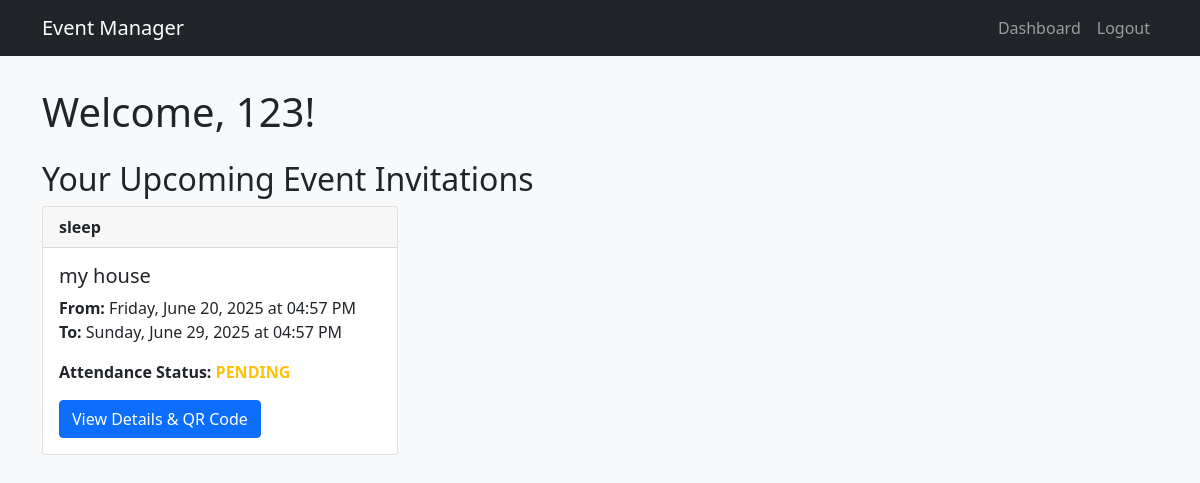
The app's page /attender/dashboard (signed in) with its own data.
### main_app.py (models this page shows, shortened)
class User(UserMixin, db.Model):
    id = db.Column(db.Integer, primary_key=True)
    username = db.Column(db.String(80), unique=True, nullable=False)
    password_hash = db.Column(db.String(200), nullable=False)
    role = db.Column(db.String(20), nullable=False, default='attender')  # Roles: 'admin', 'attender'
    invitations = db.relationship('Invitation', backref='attender', lazy=True)

class Invitation(db.Model):
    id = db.Column(db.Integer, primary_key=True)
    user_id = db.Column(db.Integer, db.ForeignKey('user.id'), nullable=False)
    schedule_id = db.Column(db.Integer, db.ForeignKey('schedule.id'), nullable=False)
    attended = db.Column(db.Boolean, default=False, nullable=False)
    qr_code_uid = db.Column(db.String(36), unique=True, nullable=False, default=lambda: str(uuid.uuid4()))
    qr_code_path = db.Column(db.String(200), nullable=True)
    seatings = db.relationship('Seating', backref='invitation', lazy='dynamic', cascade="all, delete-orphan")
    __table_args__ = (db.UniqueConstraint('user_id', 'schedule_id', name='_user_schedule_uc'),)

class Event(db.Model):
    id = db.Column(db.Integer, primary_key=True)
    name = db.Column(db.String(120), nullable=False)
    description = db.Column(db.Text, nullable=True)
    schedules = db.relationship('Schedule', backref='event', lazy='dynamic', cascade="all, delete-orphan")

class Location(db.Model):
    id = db.Column(db.Integer, primary_key=True)
    name = db.Column(db.String(120), nullable=False)
    address = db.Column(db.String(200), nullable=False, unique=True)
    schedules = db.relationship('Schedule', backref='location', lazy='dynamic', cascade="all, delete-orphan")

class Schedule(db.Model):
    id = db.Column(db.Integer, primary_key=True)
    start_time = db.Column(db.DateTime, nullable=False)
    end_time = db.Column(db.DateTime, nullable=False)
    event_id = db.Column(db.Integer, db.ForeignKey('event.id'), nullable=False)
    location_id = db.Column(db.Integer, db.ForeignKey('location.id'), nullable=False)
    invitations = db.relationship('Invitation', backref='schedule', lazy='dynamic', cascade="all, delete-orphan")

### main_app.py (the view)
@app.route('/attender/dashboard')
@login_required
def attender_dashboard():
    if current_user.role != 'attender':
        return redirect(url_for('dashboard'))
    now = datetime.now()
    invitations = Invitation.query.join(Schedule).filter(
        Invitation.user_id == current_user.id,
        Schedule.end_time > now
    ).order_by(Schedule.start_time).all()
    return render_template('attender_dashboard.html', title='My Events', invitations=invitations)

### main_app.py (called while the page is built)
@login_manager.user_loader
def load_user(user_id):
    return User.query.get(int(user_id))

### templates/attender_dashboard.html
{% extends "base.html" %}
{% block content %}
<h1 class="mb-4">Welcome, {{ current_user.username }}!</h1>
<h2>Your Upcoming Event Invitations</h2>
{% if invitations %}
<div class="row">
    {% for invitation in invitations %}
    <div class="col-md-6 col-lg-4">
        <div class="card">
            <div class="card-header">{{ invitation.schedule.event.name }}</div>
            <div class="card-body">
                <h5 class="card-title">{{ invitation.schedule.location.name }}</h5>
                <p class="card-text">
                    <strong>From:</strong> {{ invitation.schedule.start_time.strftime('%A, %B %d, %Y at %I:%M %p') }}<br>
                    <strong>To:</strong> {{ invitation.schedule.end_time.strftime('%A, %B %d, %Y at %I:%M %p') }}
                </p>
                <p>
                    <strong>Attendance Status:</strong>
                    {% if invitation.attended %}
                        <span class="status-attended">ATTENDED</span>
                    {% else %}
                         <span class="status-pending">PENDING</span>
                    {% endif %}
                </p>
                 <a href="{{ url_for('view_invitation', invitation_id=invitation.id) }}" class="btn btn-primary">View Details & QR Code</a>
            </div>
        </div>
    </div>
    {% endfor %}
</div>
{% else %}
<div class="alert alert-info" role="alert">
  You have no upcoming event invitations.
</div>
{% endif %}
{% endblock %}

### templates/base.html (style rules this page uses)
body { background-color: #f8f9fa; }
.card { margin-bottom: 1.5rem; }
.card-header { font-weight: bold; }
.status-pending { color: #ffc107; font-weight: bold; }

### records on screen
User: username "123"
Invitation: schedule.event.name "sleep", schedule.location.name "my house", schedule.start_time "Friday, June 20, 2025 at 04:57 PM", schedule.end_time "Sunday, June 29, 2025 at 04:57 PM", attended "PENDING"
